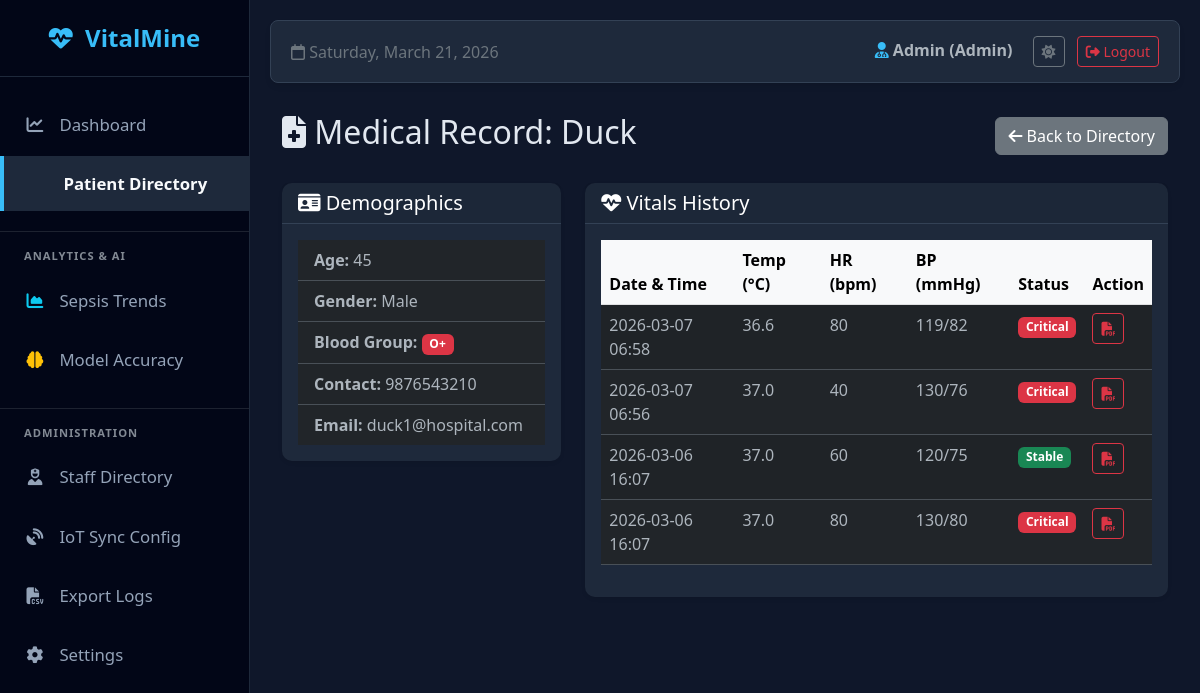
The app's page /patient_file/5 (signed in), older data.
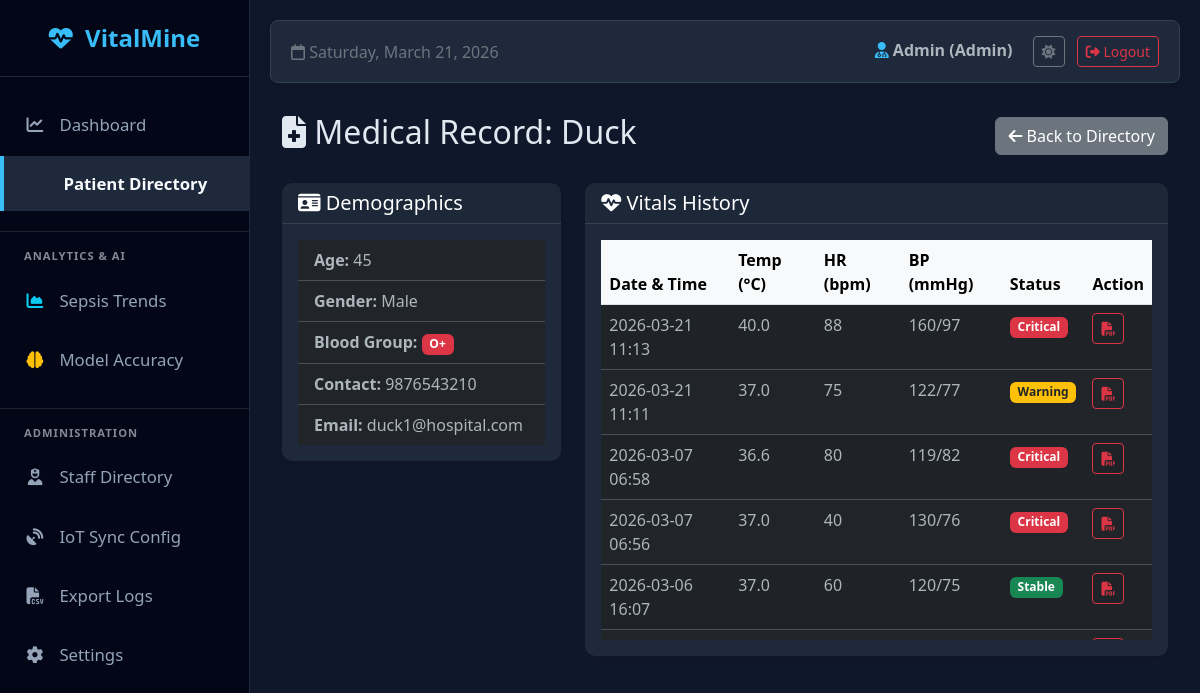
The same page, newer data.
### models.py (models this page shows)
class User(UserMixin, db.Model):
    id = db.Column(db.Integer, primary_key=True)
    username = db.Column(db.String(100), unique=True, nullable=False)
    email = db.Column(db.String(120), unique=True, nullable=True)
    password = db.Column(db.String(100), nullable=False)
    role = db.Column(db.String(20), nullable=False, default="patient")
    age = db.Column(db.Integer, nullable=True)
    gender = db.Column(db.String(20), nullable=True)
    blood_group = db.Column(db.String(10), nullable=True)
    contact = db.Column(db.String(20), nullable=True)
    emp_id = db.Column(db.String(50), nullable=True)
    department = db.Column(db.String(50), nullable=True)
    entries = db.relationship("Entry", backref="author", lazy=True)

class Entry(db.Model):
    id = db.Column(db.Integer, primary_key=True)
    user_id = db.Column(db.Integer, db.ForeignKey("user.id"), nullable=True)
    name = db.Column(db.String(100), nullable=False)
    temp = db.Column(db.Float, nullable=False)
    hr = db.Column(db.Integer, nullable=False)
    rr = db.Column(db.Integer, nullable=False)
    sys_bp = db.Column(db.Integer, nullable=True)
    dia_bp = db.Column(db.Integer, nullable=True)
    status = db.Column(db.String(20), nullable=False)
    advice = db.Column(db.String(200), nullable=True)
    timestamp = db.Column(db.DateTime, default=datetime.utcnow)

### app.py (the view)
@app.route("/patient_file/<int:patient_id>")
@login_required
def patient_file(patient_id):
    if current_user.role not in ["doctor", "nurse", "admin"]:
        flash("Access Denied.", "danger")
        return redirect(url_for("home"))
    patient = db.session.get(User, patient_id)
    if not patient or patient.role != "patient":
        return "Patient not found", 404
    history = (
        Entry.query.filter_by(user_id=patient_id).order_by(Entry.timestamp.desc()).all()
    )
    return render_template("patient_file.html", patient=patient, history=history)

### app.py (called while the page is built)
@login_manager.user_loader
def load_user(user_id):
    return db.session.get(User, int(user_id))

### templates/patient_file.html
{% extends "base.html" %} {% block content %}
<div class="container mt-4">
  <div class="d-flex justify-content-between align-items-center mb-4">
    <h2>
      <i class="fa-solid fa-file-medical"></i> Medical Record: {{
      patient.username }}
    </h2>
    <a href="/patients" class="btn btn-secondary"
      ><i class="fa-solid fa-arrow-left"></i> Back to Directory</a
    >
  </div>
  <div class="row">
    <div class="col-md-4 mb-4">
      <div class="card shadow-sm border-0">
        <div class="card-header bg-dark text-white">
          <h5 class="mb-0"><i class="fa-solid fa-id-card"></i> Demographics</h5>
        </div>
        <div class="card-body">
          <ul class="list-group list-group-flush">
            <li class="list-group-item">
              <strong>Age:</strong> {{ patient.age or 'N/A' }}
            </li>
            <li class="list-group-item">
              <strong>Gender:</strong> {{ patient.gender or 'N/A' }}
            </li>
            <li class="list-group-item">
              <strong>Blood Group:</strong>
              <span class="badge bg-danger"
                >{{ patient.blood_group or 'N/A' }}</span
              >
            </li>
            <li class="list-group-item">
              <strong>Contact:</strong> {{ patient.contact or 'N/A' }}
            </li>
            <li class="list-group-item">
              <strong>Email:</strong> {{ patient.email or 'N/A' }}
            </li>
          </ul>
        </div>
      </div>
    </div>
    <div class="col-md-8 mb-4">
      <div class="card shadow-sm border-0">
        <div class="card-header bg-primary text-white">
          <h5 class="mb-0">
            <i class="fa-solid fa-heart-pulse"></i> Vitals History
          </h5>
        </div>
        <div class="card-body">
          {% if history %}
          <div
            class="table-responsive"
            style="max-height: 400px; overflow-y: auto"
          >
            <table class="table table-hover table-striped">
              <thead
                class="table-light"
                style="position: sticky; top: 0; z-index: 1"
              >
                <tr>
                  <th>Date & Time</th>
                  <th>Temp (°C)</th>
                  <th>HR (bpm)</th>
                  <th>BP (mmHg)</th>
                  <th>Status</th>
                  <th>Action</th>
                </tr>
              </thead>
              <tbody>
                {% for entry in history %}
                <tr>
                  <td>{{ entry.timestamp.strftime('%Y-%m-%d %H:%M') }}</td>
                  <td>{{ entry.temp }}</td>
                  <td>{{ entry.hr }}</td>
                  <td>{{ entry.sys_bp }}/{{ entry.dia_bp }}</td>
                  <td>
                    {% if entry.status == 'High' or entry.status == 'Critical'
                    %}
                    <span class="badge bg-danger">Critical</span>
                    {% elif entry.status == 'Warning' %}
                    <span class="badge bg-warning text-dark">Warning</span>
                    {% else %}
                    <span class="badge bg-success">Stable</span>
                    {% endif %}
                  </td>
                  <td>
                    <a
                      href="{{ url_for('generate_pdf', entry_id=entry.id) }}"
                      class="btn btn-sm btn-outline-danger"
                    >
                      <i class="fa-solid fa-file-pdf"></i>
                    </a>
                  </td>
                </tr>
                {% endfor %}
              </tbody>
            </table>
          </div>
          {% else %}
          <div class="alert alert-secondary text-center">
            No vitals history recorded for this patient yet.
          </div>
          {% endif %}
        </div>
      </div>
    </div>
  </div>
</div>
{% endblock %}

### templates/base.html (shortened to what this page needs)
<!doctype html>
<html lang="en" data-bs-theme="dark">
  <head>
    <link
      href="https://cdn.jsdelivr.net/npm/bootstrap@5.3.0/dist/css/bootstrap.min.css"
      rel="stylesheet"
    />
    <link
      rel="stylesheet"
      href="https://cdnjs.cloudflare.com/ajax/libs/font-awesome/6.4.0/css/all.min.css"
    />
    <link
      rel="stylesheet"
      href="https://cdn.datatables.net/1.13.6/css/dataTables.bootstrap5.min.css"
    />
  </head>
  <body>
    {% if current_user.is_authenticated %}
    <div class="sidebar">
      <div class="brand"><i class="fa-solid fa-heart-pulse"></i> VitalMine</div>
      <ul class="nav flex-column mb-auto mt-2">
        {% if current_user.role in ['admin', 'doctor'] %}
        <li class="nav-item mb-1">
          <a
            href="{{ url_for('home') }}"
            class="{% if request.path == '/' %}active fw-bold{% endif %}"
          >
            <i class="fa-solid fa-chart-line"></i> Dashboard
          </a>
        </li>
        {% endif %}  {% if current_user.role in ['admin', 'doctor', 'nurse'] %}
        <li class="nav-item mb-1">
          <a
            href="{{ url_for('patients_directory') }}"
            class="{% if '/patient' in request.path %}active fw-bold{% endif %}"
          >
             Patient Directory
          </a>
        </li>
        {% endif %} {% if current_user.role != 'patient' %}
        <hr class="text-secondary my-3 border-secondary" />
        <small
          class="text-muted fw-bold px-4 mb-2 d-block"
          style="font-size: 0.7rem; letter-spacing: 1px"
          >ANALYTICS & AI</small
        >
        <li class="nav-item mb-1">
          <a
            href="/trends"
            class="{% if request.path == '/trends' %}active fw-bold{% endif %}"
          >
            <i class="fa-solid fa-chart-area text-info"></i> Sepsis Trends
          </a>
        </li>
        <li class="nav-item mb-1">
          <a
            href="/model_accuracy"
            class="{% if request.path == '/model_accuracy' %}active fw-bold{% endif %}"
          >
            <i class="fa-solid fa-brain text-warning"></i> Model Accuracy
          </a>
        </li>
        <hr class="text-secondary my-3 border-secondary" />
        <small
          class="text-muted fw-bold px-4 mb-2 d-block"
          style="font-size: 0.7rem; letter-spacing: 1px"
          >ADMINISTRATION</small
        >
        <li class="nav-item mb-1">
          <a
            href="/staff"
            class="{% if request.path == '/staff' %}active fw-bold{% endif %}"
          >
            <i class="fa-solid fa-user-nurse"></i> Staff Directory
          </a>
        </li>
        <li class="nav-item mb-1">
          <a
            href="/iot_config"
            class="{% if request.path == '/iot_config' %}active fw-bold{% endif %}"
          >
            <i class="fa-solid fa-satellite-dish"></i> IoT Sync Config
          </a>
        </li>
        {% if current_user.role == 'admin' %}
        <li class="nav-item mb-1">
          <a href="{{ url_for('export_data') }}">
            <i class="fa-solid fa-file-csv"></i> Export Logs
          </a>
        </li>
        {% endif %}
        <li class="nav-item mb-1">
          <a
            href="/settings"
            class="{% if request.path == '/settings' %}active fw-bold{% endif %}"
          >
            <i class="fa-solid fa-gear"></i> Settings
          </a>
        </li>
        {% endif %}
      </ul>
    </div>
    {% endif %}
    <div
      class="main-content"
    >
      {% if current_user.is_authenticated %}
      <div class="top-navbar">
        <div class="text-secondary">
          <i class="fa-regular fa-calendar"></i> <span id="currentDate"></span>
        </div>
        <div>
          <span class="fw-bold me-3 text-body">
            <i
              class="fa-solid fa-user-doctor"
              style="color: var(--vm-accent)"
            ></i>
            {{ current_user.username | capitalize }} ({{ current_user.role |
            capitalize }})
          </span>
          <button
            id="theme-toggle"
            class="btn btn-sm btn-outline-secondary me-2"
          >
            <i id="theme-icon" class="fa-solid fa-moon"></i>
          </button>
          <a
            href="{{ url_for('logout') }}"
            class="btn btn-sm btn-outline-danger"
            ><i class="fa-solid fa-right-from-bracket"></i> Logout</a
          >
        </div>
      </div>
      {% endif %}  {% block content %}{% endblock %}
    </div>
  </body>
</html>

### templates/base.html (style rules this page uses)
:root { --vm-bg: #f4f7f6; --vm-sidebar-bg: #1d2b36; --vm-sidebar-border: #2c3e50; --vm-card-bg: #ffffff; --vm-card-border: #e3e6f0; --vm-text-main: #5a5c69; --vm-text-muted: #858796; --vm-topbar-bg: #ffffff; --vm-grid-line: #e9ecef; --vm-organ-base: #e9ecef; --vm-organ-stroke: #ced4da; --vm-accent: #4db8ff; }
[data-bs-theme="dark"] { --vm-bg: #0f172a; --vm-sidebar-bg: #020617; --vm-sidebar-border: #1e293b; --vm-card-bg: #1e293b; --vm-card-border: #334155; --vm-text-main: #e2e8f0; --vm-text-muted: #94a3b8; --vm-topbar-bg: #1e293b; --vm-grid-line: #1e293b; --vm-organ-base: #334155; --vm-organ-stroke: #475569; --vm-accent: #38bdf8; }
body { background-color: var(--vm-bg); font-family: "Segoe UI", Tahoma, Geneva, Verdana, sans-serif; overflow-x: hidden; color: var(--vm-text-main); transition: background-color 0.3s, color 0.3s; }
.sidebar { height: 100vh; width: 250px; position: fixed; top: 0; left: 0; background-color: var(--vm-sidebar-bg); padding-top: 20px; border-right: 1px solid var(--vm-sidebar-border); z-index: 1000; transition: background-color 0.3s; }
.sidebar .brand { font-size: 1.5rem; font-weight: bold; text-align: center; padding-bottom: 20px; border-bottom: 1px solid var(--vm-sidebar-border); margin-bottom: 20px; color: var(--vm-accent); }
.sidebar a { padding: 15px 25px; text-decoration: none; font-size: 1.05rem; color: #94a3b8; display: block; transition: 0.3s; }
.sidebar a:hover, .sidebar a.active { color: #f8fafc; background-color: var(--vm-sidebar-border); border-left: 4px solid var(--vm-accent); }
.sidebar i { margin-right: 10px; width: 20px; text-align: center; }
.main-content { margin-left: 250px; padding: 20px; min-height: 100vh; }
.top-navbar { background-color: var(--vm-topbar-bg); border-radius: 8px; padding: 15px 20px; border: 1px solid var(--vm-card-border); box-shadow: 0 4px 6px -1px rgba(0, 0, 0, 0.1); margin-bottom: 30px; display: flex; justify-content: space-between; align-items: center; transition: background-color 0.3s; }
.card { background-color: var(--vm-card-bg); border: 1px solid var(--vm-card-border); box-shadow: 0 4px 6px -1px rgba(0, 0, 0, 0.1); border-radius: 10px; transition: background-color 0.3s; }
.card-header { background-color: rgba(0, 0, 0, 0.05) !important; border-bottom: 1px solid var(--vm-card-border) !important; }

Row changes from the older to the newer data that the page shows:
no longer on this page (row unchanged): Entry: timestamp "2026-03-06 16:07", temp "37.0", hr "80", sys_bp "130", dia_bp "80", status "Critical"
added Entry: timestamp "2026-03-21 11:13", temp "40.0", hr "88", sys_bp "160", dia_bp "97", status "Critical"
added Entry: timestamp "2026-03-21 11:11", temp "37.0", hr "75", sys_bp "122", dia_bp "77", status "Warning"
